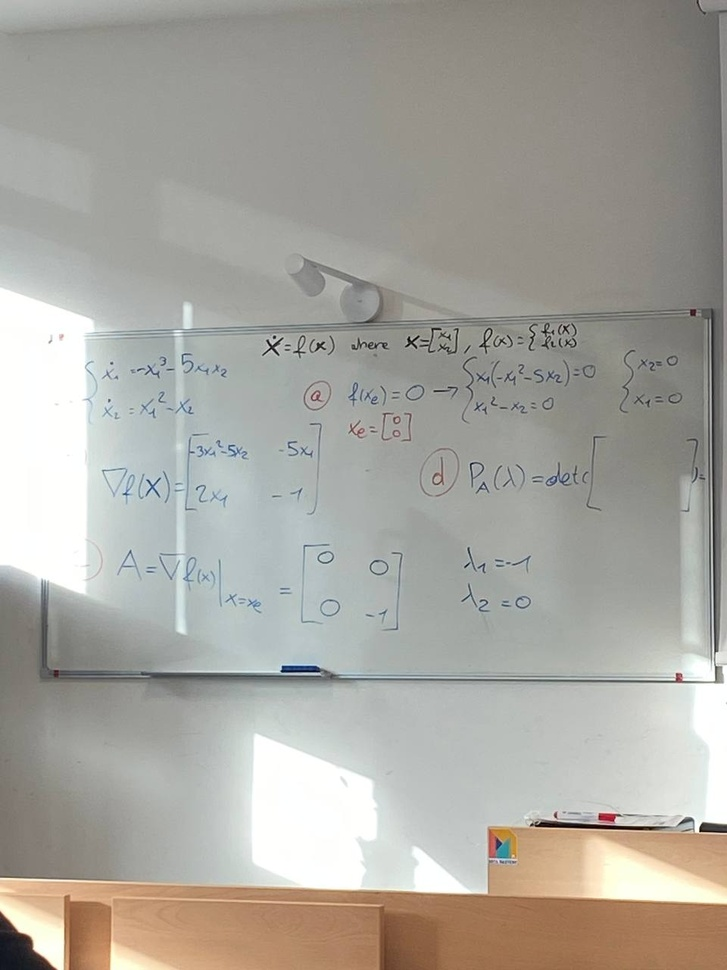
#> input picture images/original/board1.jpg, 727 x 970 px, shrunk from 960 x 1280 before the run
$ python -i enhance.py   (imports and definitions only)
#> lines starting #> are read from the running program, lines starting #| are printed output that depends on the picture
#> further down, picture is the input picture: shape (970, 727, 3); mean B, G, R 159, 165.8, 168.2
#> in stretch_luminance, `lab = cv2.cvtColor(img_bgr, cv2.COLOR_BGR2LAB)`: lab: shape (970, 727, 3); mean of channels 0, 1, 2 173.2, 127.9, 131.9
"""Image enhancement methods (classical, no deep learning).

Every method takes and returns a BGR uint8 image (OpenCV convention).
"""
import cv2
import numpy as np


# ----------------------------------------------------------------------------
# Degradation (used to create the synthetic "degraded" version of each image)
# ----------------------------------------------------------------------------
def degrade(img_bgr, contrast=0.45, noise_sigma=6.0, rng=None):
    """Reduce contrast around mid-gray and add Gaussian noise.

    out = 127.5 + contrast * (img - 127.5) + N(0, noise_sigma^2)

    contrast    : factor in (0, 1]; 1 = unchanged, 0.45 = strong loss of contrast
    noise_sigma : standard deviation of the noise, in gray levels (0-255 scale)
    rng         : numpy Generator, so that the noise is reproducible
    """
    if rng is None:
        rng = np.random.default_rng(0)
    x = img_bgr.astype(np.float32)
    x = 127.5 + contrast * (x - 127.5)
    x = x + rng.normal(0.0, noise_sigma, size=x.shape).astype(np.float32)
    return np.clip(np.rint(x), 0, 255).astype(np.uint8)


# ----------------------------------------------------------------------------
# Method 1: baseline (no processing)
# ----------------------------------------------------------------------------
def baseline(img_bgr):
    return img_bgr.copy()


# ----------------------------------------------------------------------------
# Method 2: linear contrast stretching
# ----------------------------------------------------------------------------
def _stretch(channel, p_low=0.0, p_high=100.0):
    """Linearly map the [p_low, p_high] percentiles of `channel` to [0, 255].

    p_low=0, p_high=100 is the classic min-max stretch. Larger clipping
    (e.g. 1 and 99) saturates more pixels: punchier image, but it moves away
    from the original reference (see the sensitivity study).
    """
#> called with p_low = 0, p_high = 100
    lo, hi = np.percentile(channel, [p_low, p_high])
#> lo = 1; hi = 255
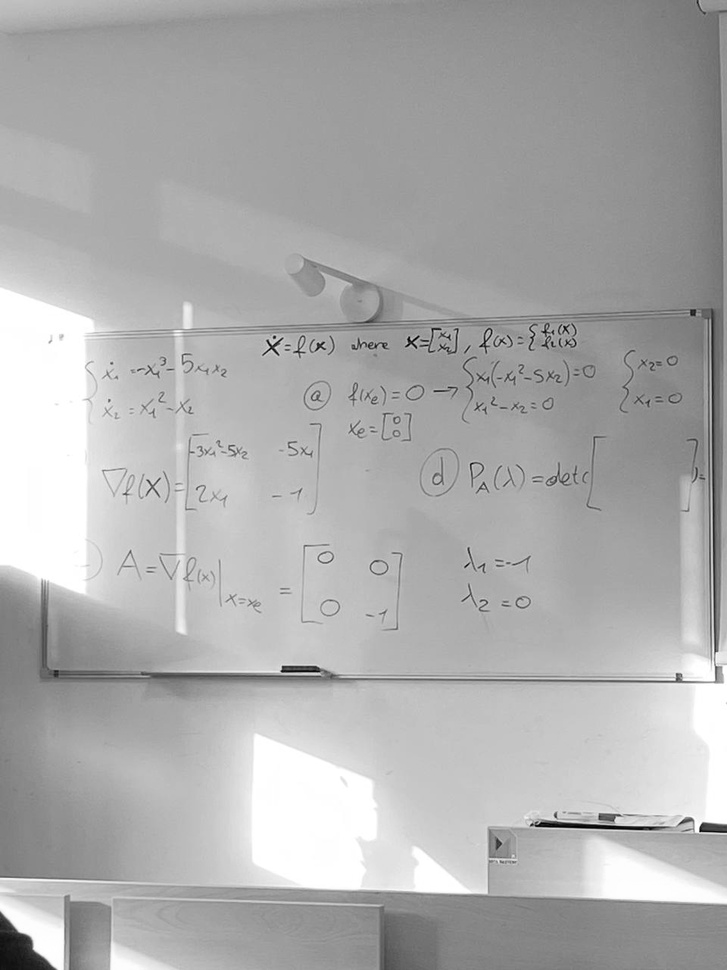
#> channel: shape (970, 727); min 1, max 255, mean 173.2
    if hi - lo < 1e-6:
        return channel.copy()
    y = (channel.astype(np.float32) - lo) * (255.0 / (hi - lo))
    return np.clip(y, 0, 255).astype(np.uint8)


def stretch_luminance(img_bgr, p_low=0.0, p_high=100.0):
    """MAIN variant: stretch only the L (lightness) channel in CIE Lab.

    The chromatic channels a, b are kept, so hues are (almost) preserved.
    """
    lab = cv2.cvtColor(img_bgr, cv2.COLOR_BGR2LAB)
    lab[:, :, 0] = _stretch(lab[:, :, 0], p_low, p_high)
#> lab: shape (970, 727, 3); mean of channels 0, 1, 2 172.2, 127.9, 131.9
    return cv2.cvtColor(lab, cv2.COLOR_LAB2BGR)
#> returned value: shape (970, 727, 3)


def stretch_per_channel(img_bgr, p_low=0.0, p_high=100.0):
    """EXTRA variant: stretch B, G, R independently (can shift colors)."""
    out = np.empty_like(img_bgr)
    for c in range(3):
        out[:, :, c] = _stretch(img_bgr[:, :, c], p_low, p_high)
    return out


# ----------------------------------------------------------------------------
# Method 3: histogram equalization (on luminance only)
# ----------------------------------------------------------------------------
def hist_equalization_lab(img_bgr):
    """Equalize the L channel of CIE Lab; a and b are kept unchanged."""
    lab = cv2.cvtColor(img_bgr, cv2.COLOR_BGR2LAB)
    lab[:, :, 0] = cv2.equalizeHist(lab[:, :, 0])
    return cv2.cvtColor(lab, cv2.COLOR_LAB2BGR)


# ----------------------------------------------------------------------------
# Method 4 (our choice): luminance stretch + non-local means denoising
# Motivation: stretching multiplies the noise by the same factor as the signal,
# so we denoise afterwards. Denoising can smooth fine details (trade-off).
# ----------------------------------------------------------------------------
def stretch_then_nlm(img_bgr, p_low=0.0, p_high=100.0, h=6, h_color=6):
    stretched = stretch_luminance(img_bgr, p_low, p_high)
    return cv2.fastNlMeansDenoisingColored(stretched, None, h, h_color, 7, 21)


def build_methods(p_low=0.0, p_high=100.0, nlm_h=6):
    """Return the ordered dict of methods with FIXED parameters.

    Order matters: it is the column order in the figures and tables.
    """
    return {
        "baseline": baseline,
        "stretch_lum": lambda im: stretch_luminance(im, p_low, p_high),
        "hist_eq_lab": hist_equalization_lab,
        "stretch_nlm": lambda im: stretch_then_nlm(im, p_low, p_high, nlm_h, nlm_h),
        "stretch_rgb (extra)": lambda im: stretch_per_channel(im, p_low, p_high),
    }


METHODS = build_methods()

>>> import cv2
>>> picture = cv2.imread('../images/original/board1.jpg')
>>> result = stretch_then_nlm(picture)

$ run again, on images/original/board2.jpg
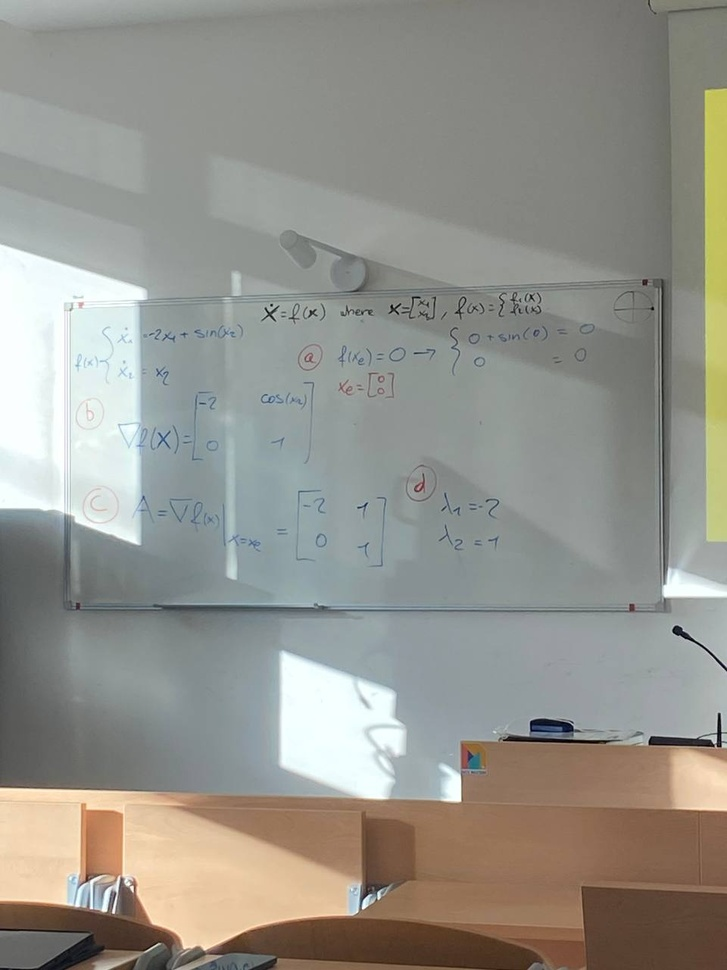
#> input picture images/original/board2.jpg, 727 x 970 px, shrunk from 960 x 1280 before the run
#> picture is the input picture: shape (970, 727, 3); mean B, G, R 140.3, 147.5, 148.6
#> lab: shape (970, 727, 3); mean of channels 0, 1, 2 155.1, 127.5, 132.2
#> lo = 0; hi = 255
#> in _stretch, `lo, hi = np.percentile(channel, [p_low, p_high])`:
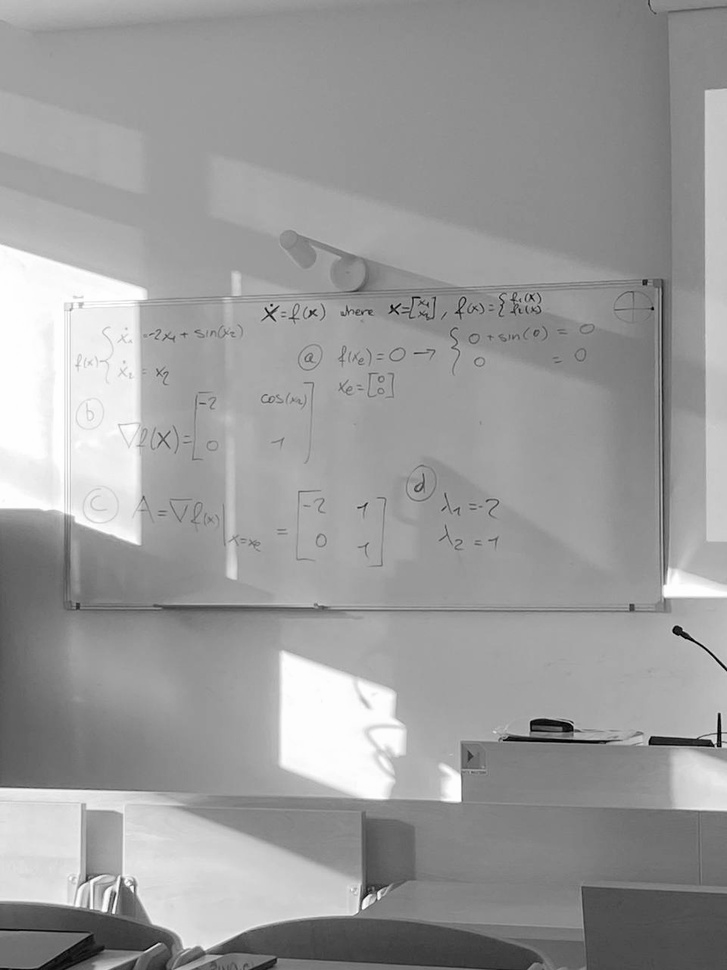
#> channel: shape (970, 727); min 0, max 255, mean 155.1

$ run again, on images/original/board3.jpg
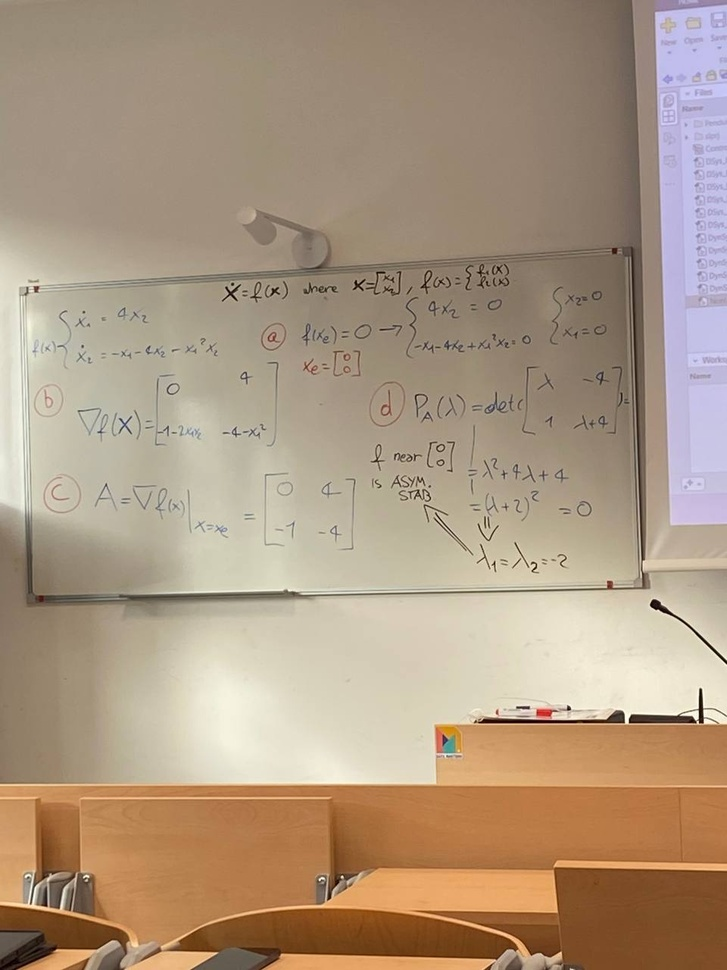
#> input picture images/original/board3.jpg, 727 x 970 px, shrunk from 960 x 1280 before the run
#> picture is the input picture: shape (970, 727, 3); mean B, G, R 129.5, 151.8, 172.8
#> lo = 1; hi = 254
#> in _stretch, `lo, hi = np.percentile(channel, [p_low, p_high])`:
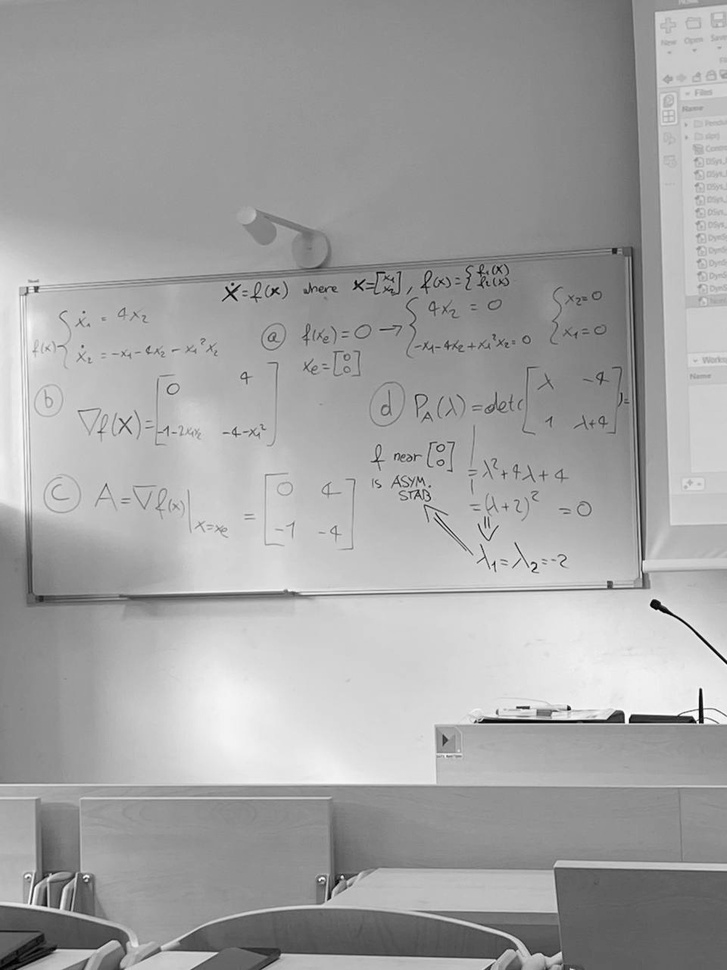
#> channel: shape (970, 727); min 1, max 254, mean 163.1
